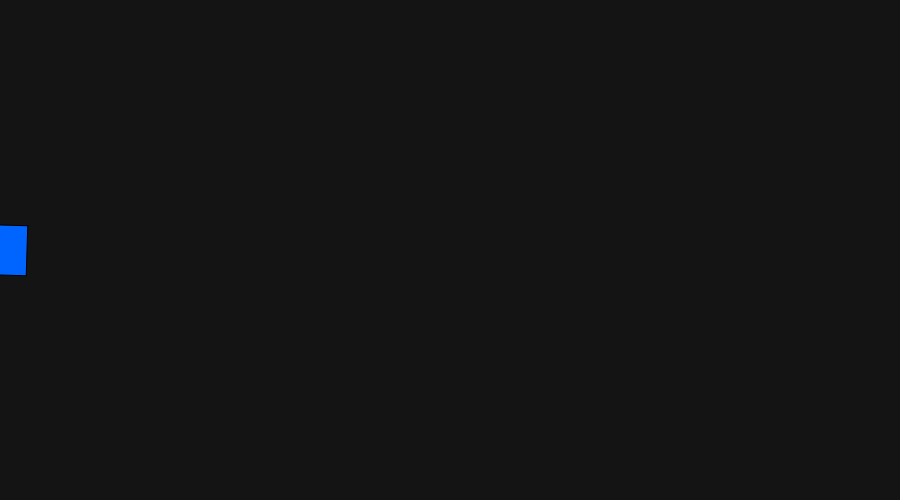
Frame 1 (no input)
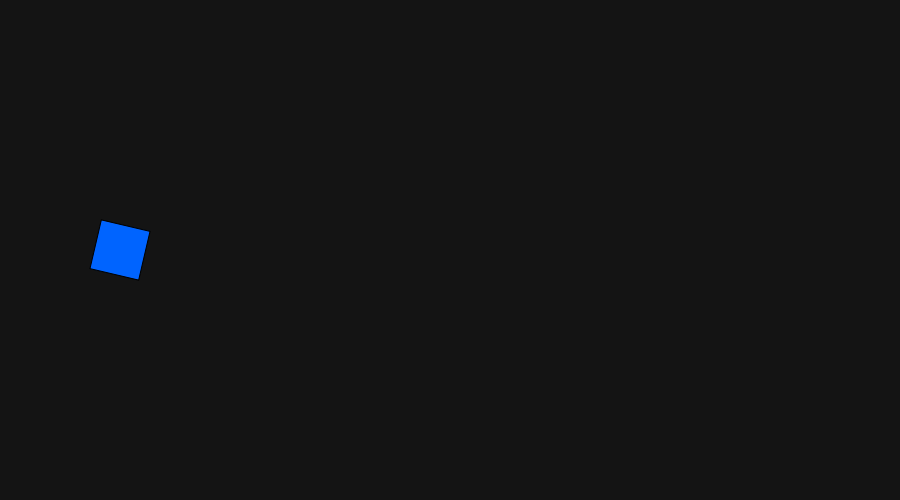
Frame 60 (no input)
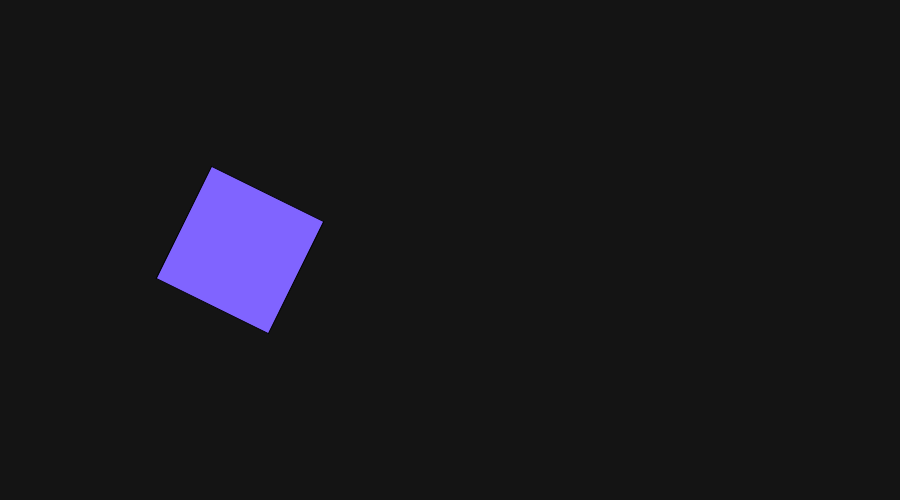
Frame 120 (the mouse pressed at the canvas centre since frame 60)

The p5.js sketch that drew these frames (run headless with seeded random() and noise() and a simulated clock; from frame 60 on, the mouse is pressed at the canvas centre):

// p5.js sketch
// ── sketch.js
let x = 0;
function setup() {
 createCanvas(900,500);
}
function draw() {
 background(20);
 // mover automáticamente
 x += 2;
 if(x > width){
 x = 0;
 }
 // interacción con mouse
 let tamaño = map(mouseX,0,width,50,200);
 // color dinámico
 let r = map(mouseY,0,height,0,255);
 fill(r,100,255);
 push();
 translate(x,250);
 rotate(frameCount * 0.03);
 rectMode(CENTER);
 rect(0,0,tamaño,tamaño);
 pop();
}
